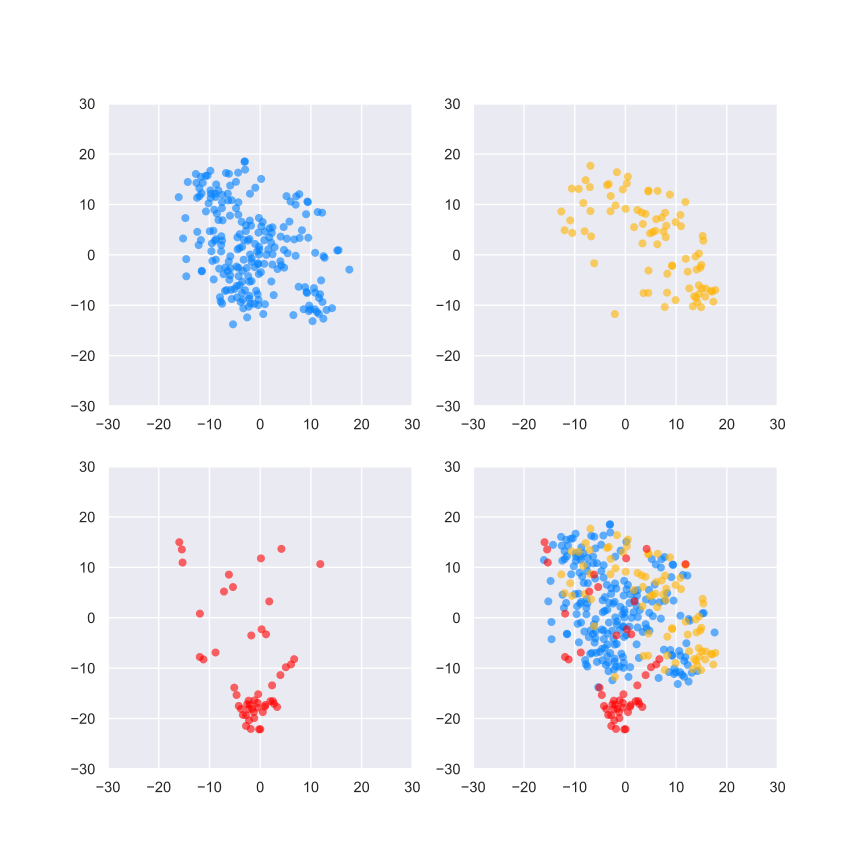

Recreate this plot in Python.
import numpy as np
import pandas as pd
import matplotlib as mpl
import matplotlib.pyplot as plt
import seaborn as sns; sns.set()
import xlrd2
from itertools import accumulate

wb1 = xlrd2.open_workbook('Data/L1_ePhys_20230608.xlsx')
sheet1 = wb1.sheets()[0]

num_cell = np.array([215, 82, 51])
iNumTotal = list(accumulate(num_cell))
iNumTotal.insert(0, 0)
iNumTotal = np.array(iNumTotal)

cmap_list1 = [[0, 0.5, 1.0], [1.0, 0.7, 0.0], [1, 0., 0.0]]
colormap1 = mpl.colors.LinearSegmentedColormap.from_list('cmap', cmap_list1, 3)

data_list = []
for i in range(0, sheet1.nrows):
    row_list = sheet1.row_values(i)
    data_list.append(row_list)   
data1 = pd.DataFrame(data_list)

#%% TSNE
ind_col = list(range(7,28))

X1 = np.array(data1.iloc[1:iNumTotal[3]+1, ind_col])
y1 = np.array(data1.iloc[1:iNumTotal[3]+1, 5])          

from sklearn.preprocessing import StandardScaler 
scaler = StandardScaler()
scaler.fit(X1)
X1_norm = scaler.transform(X1)
    
from sklearn.manifold import TSNE
model = TSNE(random_state=8)
projected = model.fit_transform(X1_norm)

fig, axes = plt.subplots(2, 2, figsize=(9, 9))
ax = axes.ravel()

for i in range(3):
    ax[i].scatter(projected[iNumTotal[i]:iNumTotal[i+1], 0], 
                  projected[iNumTotal[i]:iNumTotal[i+1], 1], 
                  color=cmap_list1[i], edgecolor='none', alpha=0.6)
    ax[i].set(xlim=(-30, 30), ylim=(-30, 30))  

ax[3].scatter(projected[:, 0], projected[:, 1],
            c=y1, edgecolor='none', alpha=0.6,
            cmap=colormap1)
ax[3].set(xlim=(-30, 30), ylim=(-30, 30)) 
plt.savefig('tSNE.svg')